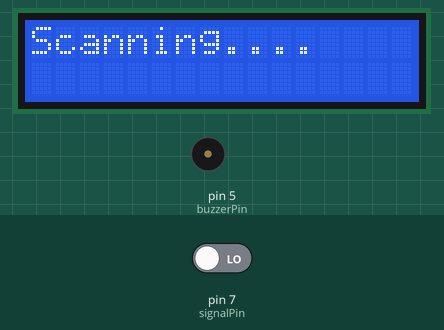
Simulated run of this sketch. Board: Arduino Uno, built with avr-gcc and run on an emulated ATmega328P. Shown: 16×2 character LCD, buzzer (waves = sounding). The inputs (shaded band) are chosen by the test bench; at power-on: pin 7 (signalPin) LOW. What the sketch prints to the serial monitor is not drawn.

Above: at 1.2 s.
1.3 s: pin 7 (signalPin) driven HIGH
At 2.5 s:
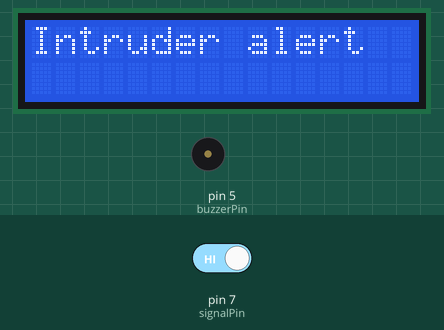
Timing chart, 0 to 10.4 s (numbered marks = the images above; inputs shaded):
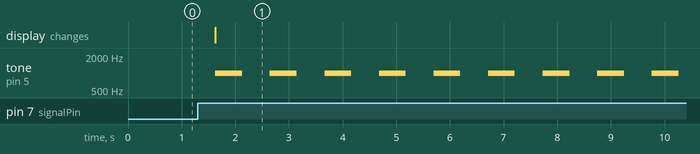

The sketch:

arduino.ino
```cpp
#include <Wire.h>
#include <LiquidCrystal_I2C.h>

LiquidCrystal_I2C lcd(0x27, 16, 2);
int signalPin = 7;
int buzzerPin = 5;

void setup() {
  pinMode(signalPin, INPUT);
  pinMode(buzzerPin, OUTPUT);
  Serial.begin(9600);
  lcd.init();
  lcd.clear();
  lcd.backlight();
}

void loop() {
  int signal = digitalRead(signalPin);
  Serial.println(signal);
  lcd.clear();

  if (signal == HIGH) {
    lcd.setCursor(0, 0);
    lcd.print("Intruder alert");
    tone(buzzerPin, 1000);
    delay(500);
    noTone(buzzerPin);
  } else {
    lcd.setCursor(0, 0);
    lcd.print("Scanning....");
  }

  delay(500);
}
```

Measured:
- after the input at 1.3 s, tone on pin 5 (buzzerPin): alternates 1000 Hz for 0.50 s and silent for 0.52 s, starting after 0.33 s; the display: changes after 0.33 s (image 1)
